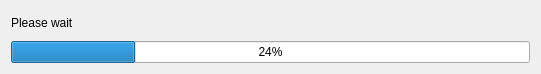
<?xml version="1.0" encoding="UTF-8"?>
<ui version="4.0">
 <class>WaitingForm</class>
 <widget class="QDialog" name="WaitingForm">
  <property name="geometry">
   <rect>
    <x>0</x>
    <y>0</y>
    <width>541</width>
    <height>74</height>
   </rect>
  </property>
  <property name="sizePolicy">
   <sizepolicy hsizetype="Fixed" vsizetype="Fixed">
    <horstretch>0</horstretch>
    <verstretch>0</verstretch>
   </sizepolicy>
  </property>
  <property name="windowTitle">
   <string>Waiting...</string>
  </property>
  <property name="windowIcon">
   <iconset resource="../huggle_res/pictures.qrc">
    <normaloff>:/huggle/pictures/Resources/huggle3_small.ico</normaloff>:/huggle/pictures/Resources/huggle3_small.ico</iconset>
  </property>
  <layout class="QVBoxLayout" name="verticalLayout">
   <item>
    <widget class="QLabel" name="label">
     <property name="text">
      <string>Please wait</string>
     </property>
    </widget>
   </item>
   <item>
    <widget class="QProgressBar" name="progressBar">
     <property name="value">
      <number>24</number>
     </property>
    </widget>
   </item>
  </layout>
 </widget>
 <resources>
  <include location="../huggle_res/pictures.qrc"/>
 </resources>
 <connections/>
</ui>
